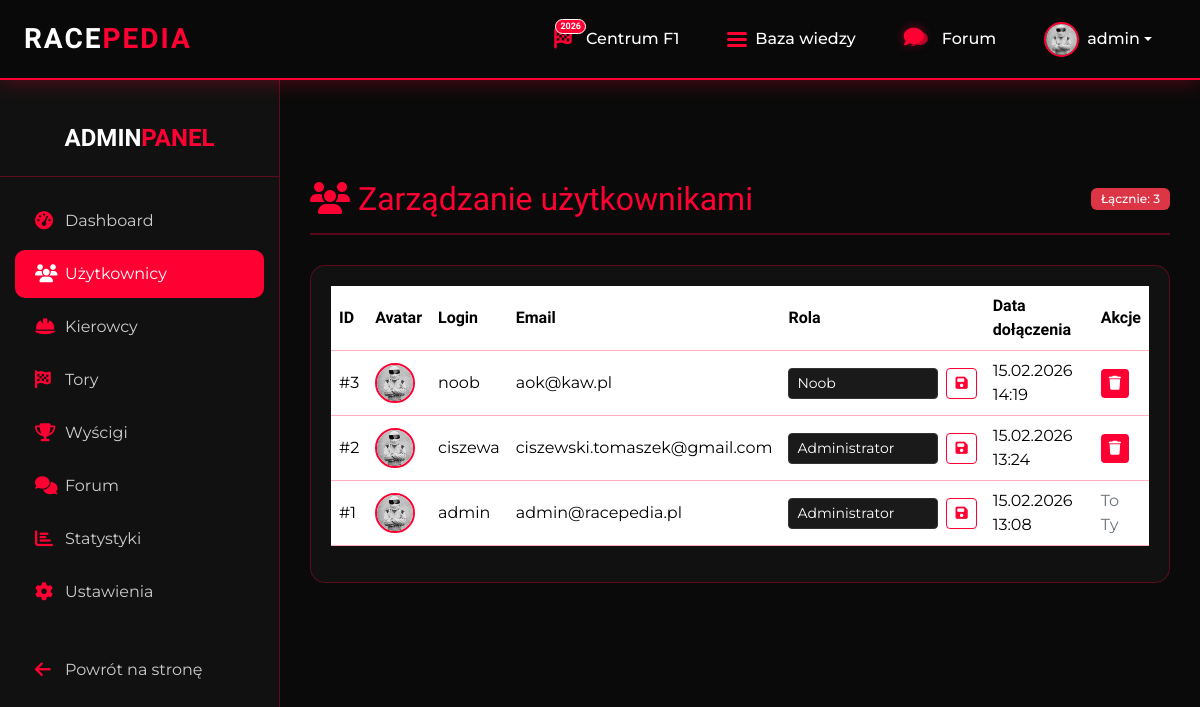
The app's page /admin.php?tab=users (signed in) with its own data.
### tables this page shows
CREATE TABLE `users` (
  `id` int NOT NULL,
  `username` varchar(50) NOT NULL,
  `email` varchar(100) NOT NULL,
  `password_hash` varchar(255) NOT NULL,
  `role` enum('Administrator','Noob','Niedzielny Kierowca','Dobry Kierowca') NOT NULL DEFAULT 'Noob',
  `avatar` varchar(255) NOT NULL DEFAULT 'default.jpg',
  `bio` text,
  `join_date` timestamp NOT NULL DEFAULT CURRENT_TIMESTAMP,
  `last_login` timestamp NULL DEFAULT NULL,
  `is_active` tinyint(1) NOT NULL DEFAULT '1'
);

### backend/config.php (called while the page is built, shortened)
<?php
if (!defined('CONFIG_LOADED')) {
    function e($string) {
        return htmlspecialchars($string, ENT_QUOTES, 'UTF-8');
    }
}
?>

### admin.php (the view, shortened to what this page needs)
<?php
include "backend/config.php";
$activeTab = $_GET['tab'] ?? 'dashboard';
function getCount($conn, $table) {
    $result = $conn->query("SELECT COUNT(*) as count FROM $table");
    return $result->fetch_assoc()['count'];
}
?>
<!DOCTYPE html>
<html>
<head>
<link href="https://cdn.jsdelivr.net/npm/bootstrap@5.3.2/dist/css/bootstrap.min.css" rel="stylesheet">
<link rel="stylesheet" href="https://cdnjs.cloudflare.com/ajax/libs/font-awesome/6.4.2/css/all.min.css">
</head>
<body>
<?php include "components/navbar.php"; ?>
<div class="sidebar">
    <div class="sidebar-logo">
        ADMIN<span>PANEL</span>
    </div>
    <ul class="sidebar-menu">
        <li>
            <a href="?tab=dashboard" class="<?= $activeTab == 'dashboard' ? 'active' : '' ?>">
                <i class="fas fa-tachometer-alt"></i>
                <span>Dashboard</span>
            </a>
        </li>
        <li>
            <a href="?tab=users" class="<?= $activeTab == 'users' ? 'active' : '' ?>">
                <i class="fas fa-users"></i>
                <span>Użytkownicy</span>
            </a>
        </li>
        <li>
            <a href="?tab=drivers" class="<?= $activeTab == 'drivers' ? 'active' : '' ?>">
                <i class="fas fa-helmet-safety"></i>
                <span>Kierowcy</span>
            </a>
        </li>
        <li>
            <a href="?tab=tracks" class="<?= $activeTab == 'tracks' ? 'active' : '' ?>">
                <i class="fas fa-flag-checkered"></i>
                <span>Tory</span>
            </a>
        </li>
        <li>
            <a href="?tab=races" class="<?= $activeTab == 'races' ? 'active' : '' ?>">
                <i class="fas fa-trophy"></i>
                <span>Wyścigi</span>
            </a>
        </li>
        <li>
            <a href="?tab=forum" class="<?= $activeTab == 'forum' ? 'active' : '' ?>">
                <i class="fas fa-comments"></i>
                <span>Forum</span>
            </a>
        </li>
        <li>
            <a href="?tab=stats" class="<?= $activeTab == 'stats' ? 'active' : '' ?>">
                <i class="fas fa-chart-bar"></i>
                <span>Statystyki</span>
            </a>
        </li>
        <li>
            <a href="?tab=settings" class="<?= $activeTab == 'settings' ? 'active' : '' ?>">
                <i class="fas fa-cog"></i>
                <span>Ustawienia</span>
            </a>
        </li>
        <li style="margin-top: 30px;">
            <a href="index.php">
                <i class="fas fa-arrow-left"></i>
                <span>Powrót na stronę</span>
            </a>
        </li>
    </ul>
</div>
<div class="main-content">
    <?php if($activeTab == 'users'): ?>
    <div class="page-header d-flex justify-content-between align-items-center">
        <h2><i class="fas fa-users me-2"></i>Zarządzanie użytkownikami</h2>
        <span class="badge bg-danger">Łącznie: <?= getCount($conn, 'users') ?></span>
    </div>
    <div class="table-container">
        <table class="table">
            <thead>
                <tr>
                    <th>ID</th>
                    <th>Avatar</th>
                    <th>Login</th>
                    <th>Email</th>
                    <th>Rola</th>
                    <th>Data dołączenia</th>
                    <th>Akcje</th>
                </tr>
            </thead>
            <tbody>
                <?php
                $users = $conn->query("SELECT * FROM users ORDER BY id DESC");
                while($u = $users->fetch_assoc()):
                ?>
                <tr>
                    <td>#<?= $u['id'] ?></td>
                    <td>
                        <img src="assets/avatars/<?= e($u['avatar']) ?>"
                             style="width: 40px; height: 40px; border-radius: 50%; border: 2px solid #ff0033; object-fit: cover;">
                    </td>
                    <td><?= e($u['username']) ?></td>
                    <td><?= e($u['email']) ?></td>
                    <td>
                        <form method="POST" action="backend/admin_update_role.php" class="d-flex gap-2">
                            <select name="role" class="form-select form-select-sm" style="width: 150px;">
                                <option value="Noob" <?= $u['role'] == 'Noob' ? 'selected' : '' ?>>Noob</option>
                                <option value="Administrator" <?= $u['role'] == 'Administrator' ? 'selected' : '' ?>>Administrator</option>
                            </select>
                            <button type="submit" class="btn btn-sm btn-outline-danger">
                                <i class="fas fa-save"></i>
                            </button>
                        </form>
                    </td>
                    <td><?= date('d.m.Y H:i', strtotime($u['join_date'])) ?></td>
                    <td>
                        <?php if($u['id'] != $_SESSION['user_id']): ?>
                        <button class="btn btn-sm btn-danger" onclick="deleteUser(<?= $u['id'] ?>)">
                            <i class="fas fa-trash"></i>
                        </button>
                        <?php else: ?>
                        <span class="text-secondary">To Ty</span>
                        <?php endif; ?>
                    </td>
                </tr>
                <?php endwhile; ?>
            </tbody>
        </table>
    </div>
    <?php endif; ?>
</div>
</body>
</html>

### admin.php (style rules this page uses)
body { background: #0a0a0a; color: white; font-family: 'Montserrat', sans-serif; }
.sidebar { background: #111; min-height: 100vh; border-right: 1px solid #ff003350; position: fixed; left: 0; top: 0; width: 280px; padding-top: 100px; z-index: 900; }
.sidebar-logo { font-family: 'Orbitron', sans-serif; font-size: 24px; font-weight: 800; text-align: center; padding: 20px; border-bottom: 1px solid #ff003350; margin-bottom: 20px; }
.sidebar-logo span { color: #ff0033; }
.sidebar-menu { list-style: none; padding: 0; }
.sidebar-menu li { margin: 5px 15px; }
.sidebar-menu a { display: flex; align-items: center; padding: 12px 20px; color: #ccc; text-decoration: none; border-radius: 10px; transition: all 0.3s ease; }
.sidebar-menu a i { width: 30px; color: #ff0033; font-size: 18px; }
.sidebar-menu a.active { background: #ff0033; color: white; }
.sidebar-menu a.active i { color: white; }
.main-content { margin-left: 280px; padding: 100px 30px 30px 30px; }
.table-container { background: #111; border: 1px solid #ff003350; border-radius: 15px; padding: 20px; }
.table { color: white; }
.table thead { background: #0a0a0a; color: #ff0033; font-family: 'Orbitron', sans-serif; }
.table td, .table th { border-color: #ff003350; vertical-align: middle; }
.form-control, .form-select { background: #1a1a1a !important; border: 1px solid #333 !important; color: white !important; }
.btn-danger { background: #ff0033; border: none; }
.btn-outline-danger { border-color: #ff0033; color: #ff0033; }
.badge { padding: 5px 10px; font-weight: 500; }
.page-header { margin-bottom: 30px; border-bottom: 2px solid #ff003350; padding-bottom: 15px; }
.page-header h2 { font-family: 'Orbitron', sans-serif; color: #ff0033; margin: 0; }

### records on screen
users: id "3", avatar (placeholder picture), username "noob", email "aok@kaw.pl", role "Noob", join_date "15.02.2026 14:19"
users: id "2", avatar (placeholder picture), username "ciszewa", email "ciszewski.tomaszek@gmail.com", role "Administrator", join_date "15.02.2026 13:24"
users: id "1", avatar (placeholder picture), username "admin", email "admin@racepedia.pl", role "Administrator", join_date "15.02.2026 13:08", shows "To Ty"

### other values on screen
$username "admin"
getCount($conn, 'users') "3"
